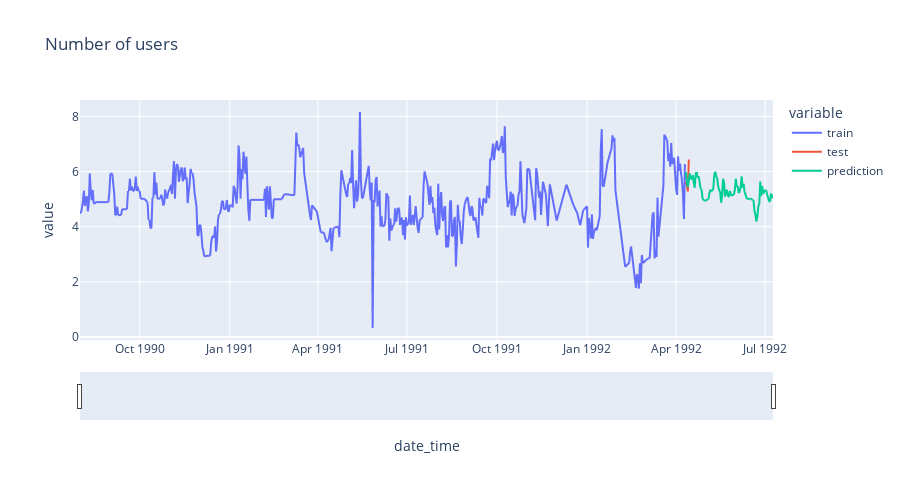

The notebook cell saved with this chart:
### Code cell
# Interactive plot of predictions
# ==============================================================================
data_plot = pd.DataFrame(
    {"train": data_train["y"], "test": data_test["y"], "prediction": predictions,}
)
data_plot.index.name = "date_time"

fig = px.line(
    data_frame=data_plot.reset_index(),
    x="date_time",
    y=data_plot.columns,
    title="Number of users",
    width=900,
    height=500,
)

fig.update_xaxes(rangeslider_visible=True)
fig.show()

### Figure 1 — Plotly figure (JSON) as saved in the notebook; plotly's stock layout.template omitted (floating-point values rounded to 4 significant figures; data arrays with more than 128 entries replaced by an {"elided": "..."} marker saying what was removed)
{"data": [{"hovertemplate": "variable=train<br>date_time=%{x}<br>value=%{y}<extra></extra>", "legendgroup": "train", "line": {"color": "#636efa", "dash": "solid"}, "mode": "lines", "name": "train", "showlegend": true, "type": "scattergl", "x": {"elided": "709 str values"}, "xaxis": "x", "y": {"elided": "709 float values"}, "yaxis": "y"}, {"hovertemplate": "variable=test<br>date_time=%{x}<br>value=%{y}<extra></extra>", "legendgroup": "test", "line": {"color": "#EF553B", "dash": "solid"}, "mode": "lines", "name": "test", "showlegend": true, "type": "scattergl", "x": {"elided": "709 str values"}, "xaxis": "x", "y": {"elided": "709 float values"}, "yaxis": "y"}, {"hovertemplate": "variable=prediction<br>date_time=%{x}<br>value=%{y}<extra></extra>", "legendgroup": "prediction", "line": {"color": "#00cc96", "dash": "solid"}, "mode": "lines", "name": "prediction", "showlegend": true, "type": "scattergl", "x": {"elided": "709 str values"}, "xaxis": "x", "y": {"elided": "709 float values"}, "yaxis": "y"}], "layout": {"height": 500, "legend": {"title": {"text": "variable"}, "tracegroupgap": 0}, "title": {"text": "Number of users"}, "width": 900, "xaxis": {"anchor": "y", "domain": [0, 1], "rangeslider": {"visible": true}, "title": {"text": "date_time"}}, "yaxis": {"anchor": "x", "domain": [0, 1], "title": {"text": "value"}}}}
